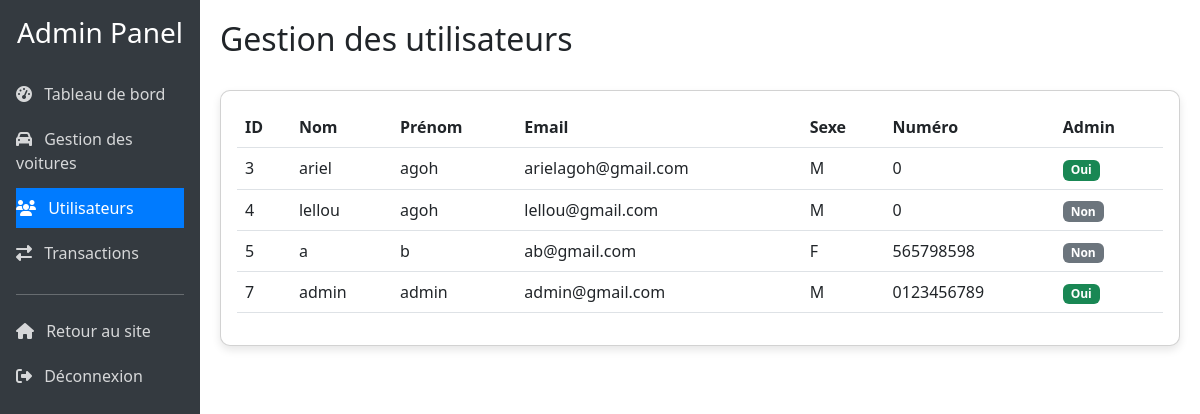
Page /ventelocavoiture/dashboard/utilisateurs/ (signed in) on the earlier database version.
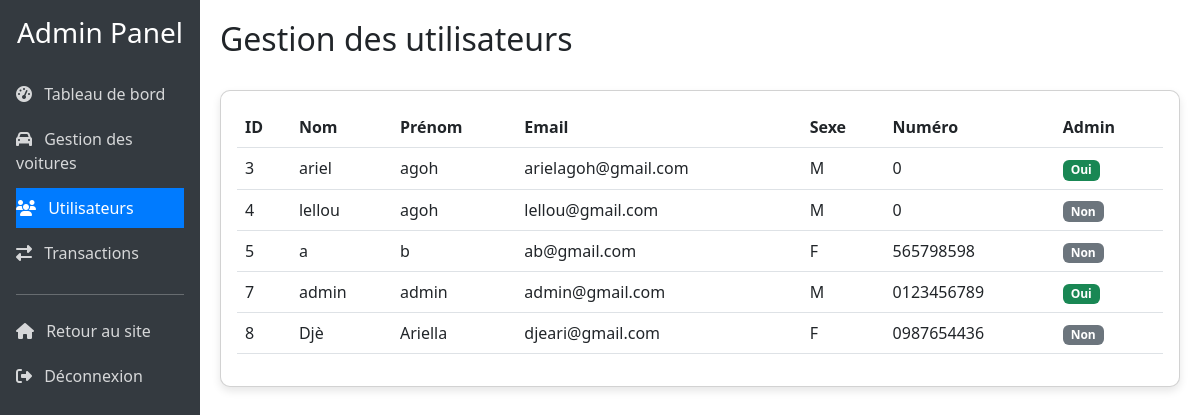
Same page on the later database version.
### ventelocavoiture/models.py (models this page shows, shortened)
class Utilisateur(models.Model):
    nom = models.CharField(max_length=100)  # Nom de famille
    prenom = models.CharField(max_length=100)  # Prénom
    sexe = models.CharField(max_length=1, choices=[('F', 'Feminin'), ('M', 'Masculin')])  # Genre
    numeros = models.CharField(max_length=100, null=True)  # Numéro de téléphone (optionnel)
    email = models.EmailField(unique=True)  # Email (identifiant unique)
    password = models.CharField(max_length=100)  # Mot de passe (stocké hashé)
    is_admin = models.BooleanField(default=False)  # Indicateur de droits administrateur

### ventelocavoiture/views.py (the view)
# urls.py: path('dashboard/utilisateurs/', views.dashboard_utilisateurs, name='dashboard_utilisateurs'),  # Gestion des utilisateurs
@admin_requis
def dashboard_utilisateurs(request):
    utilisateurs = Utilisateur.objects.all()  # Récupère tous les utilisateurs
    paginator = Paginator(utilisateurs, 10)  # 10 utilisateurs par page
    page_number = request.GET.get('page')  # Récupère le numéro de page demandé
    utilisateurs_page = paginator.get_page(page_number)  # Récupère les utilisateurs pour la page demandée
    return render(request, 'ventelocavoiture/dashboard_utilisateurs.html', {
        'utilisateurs': utilisateurs_page,
        'section': 'utilisateurs'  # Indique la section active dans le menu
    })

### ventelocavoiture/context_processors.py (called while the page is built)
def utilisateur_connecte(request):
    context = {
        'utilisateur_connecte': False,  # Par défaut, l'utilisateur n'est pas connecté
        'utilisateur': None
    }
    if 'utilisateur_id' in request.session:
        try:
            utilisateur = Utilisateur.objects.get(id=request.session['utilisateur_id'])
            context['utilisateur_connecte'] = True
            context['utilisateur'] = utilisateur
        except Utilisateur.DoesNotExist:
            pass
    return context

### ventelocavoiture/templates/ventelocavoiture/dashboard_utilisateurs.html (shortened to what this page needs)
{% extends 'dashboard_base.html' %}
{% block page_title %}Gestion des utilisateurs{% endblock %}
{% block content %}
<div class="card dashboard-card">
    <div class="card-body">
        <div class="table-responsive">
            <table class="table table-hover">
                <thead>
                    <tr>
                        <th>ID</th>
                        <th>Nom</th>
                        <th>Prénom</th>
                        <th>Email</th>
                        <th>Sexe</th>
                        <th>Numéro</th>
                        <th>Admin</th>
                    </tr>
                </thead>
                <tbody>
                    {% for utilisateur in utilisateurs %}
                    <tr>
                        <td>{{ utilisateur.id }}</td>
                        <td>{{ utilisateur.nom }}</td>
                        <td>{{ utilisateur.prenom }}</td>
                        <td>{{ utilisateur.email }}</td>
                        <td>{{ utilisateur.sexe }}</td>
                        <td>{{ utilisateur.numeros }}</td>
                        <td>
                            {% if utilisateur.is_admin %}
                            <span class="badge bg-success">Oui</span>
                            {% else %}
                            <span class="badge bg-secondary">Non</span>
                            {% endif %}
                        </td>
                    </tr>
                    {% empty %}
                    <tr>
                        <td colspan="9" class="text-center">Aucun utilisateur trouvé</td>
                    </tr>
                    {% endfor %}
                </tbody>
            </table>
        </div>
    </div>
</div>
{% endblock %}

Differences in the rows shown:
added Utilisateur: id "8", nom "Djè", prenom "Ariella", email "djeari@gmail.com", sexe "F", numeros "0987654436", is_admin "Non"
